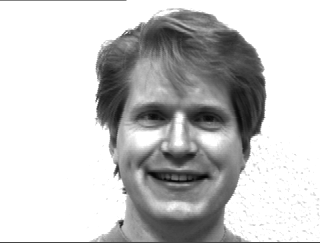
#> input picture computational_data_analysis/midterm_01/tilton_midterm/yalefaces/subject01.happy.gif, 320 x 243 px
$ python eigen.py
#> lines starting #> are read from the running program, lines starting #| are printed output that depends on the picture
import matplotlib.pyplot as plt
import glob
from skimage import data, color
from skimage.transform import rescale, resize, downscale_local_mean
import numpy as np
from scipy.stats.stats import pearsonr
image = plt.imread('yalefaces/subject01.happy.gif')
#> image is the input picture: shape (243, 320); min 3, max 255, mean 198.5
image_downscaled = downscale_local_mean(image, (4, 4))
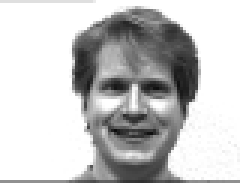
#> image_downscaled: shape (61, 80) float64 (shown 3 times larger); min 12.69, max 255, mean 197.7
image_shape = image_downscaled.shape
#> image_shape = (61, 80)


d = {s:{} for s in ['01','14']}
for subj in ['01','14']:

    image_list = []
    images = glob.glob('yalefaces/subject{}.*'.format(subj))
    for img in images:
        image = plt.imread(img)
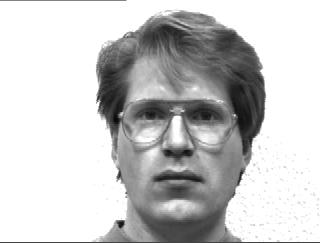
#> input picture computational_data_analysis/midterm_01/tilton_midterm/yalefaces/subject01.glasses.gif, 320 x 243 px
#> image is the input picture: shape (243, 320); min 8, max 255, mean 200.7
        image_downscaled = downscale_local_mean(image, (4, 4))
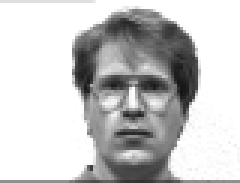
#> image_downscaled: shape (61, 80) float64 (shown 3 times larger); min 20.19, max 255, mean 199.9
        flat = image_downscaled.flatten()
#> flat = 4880 values, max 255 at index 32, min 20.19 at index 2460, mean 199.9
        image_list.append(flat)
        m,n = image_downscaled.shape
#> m = 61; n = 80
    X = np.stack(image_list, axis = 1)
    X_centered = (X - np.mean(X, axis = 0)) / np.std(X, axis=0)

    u = np.cov(X_centered.T)
    eig_val,eig_vec=np.linalg.eig(u)


    e_faces = []
    fig, ax = plt.subplots(1,6,figsize=(20, 10))
    for i in range(6):
#> (the run stopped early here; a loop or call above may not have finished)
